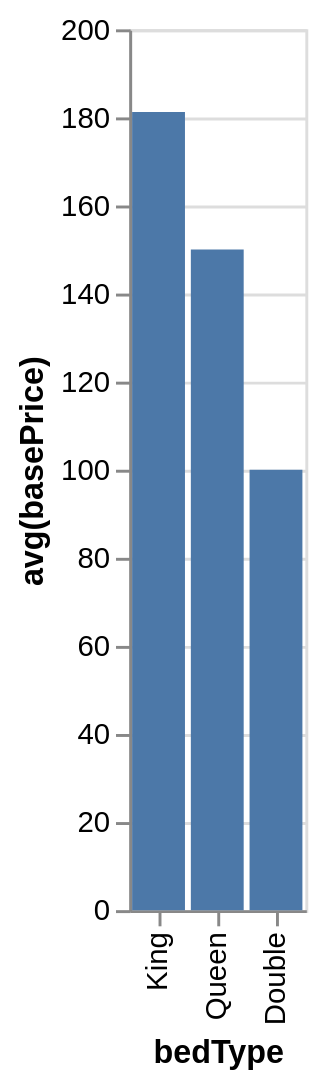

Vega-Lite specification for this chart:
### Vega-Lite specification from a JSON file in a GitHub repository (floating-point values rounded to 4 significant figures)
{"data": {"values": [{"x_data": "King", "y_data": 181.2}, {"x_data": "Queen", "y_data": 150}, {"x_data": "Double", "y_data": 100}]}, "mark": "bar", "encoding": {"x": {"field": "x_data", "type": "nominal", "title": "bedType", "sort": {"op": "sum", "field": "y_data", "order": "descending"}}, "y": {"field": "y_data", "type": "quantitative", "title": "avg(basePrice)"}}}
